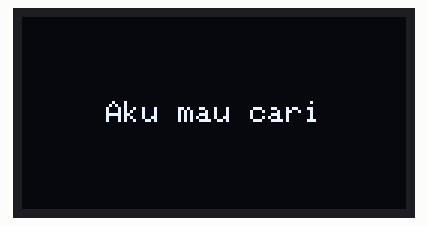
Simulated run of this sketch. Board: Arduino Uno, built with avr-gcc and run on an emulated ATmega328P. Parts: 128×64 one-colour display.

Above: at 0.1 s.
At 8.3 s:
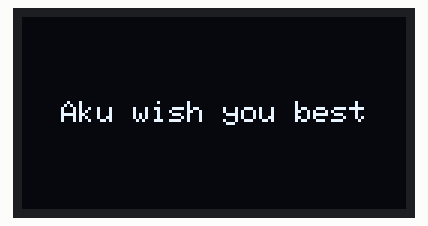
At 12.4 s:
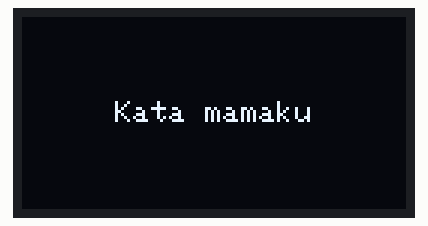
At 16.4 s:
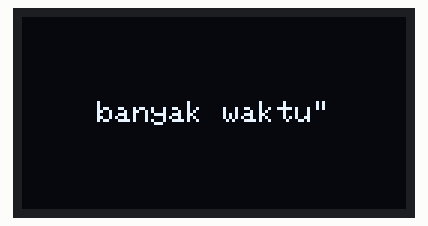
At 24.6 s:
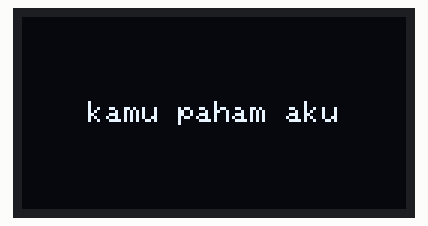
At 32.7 s:
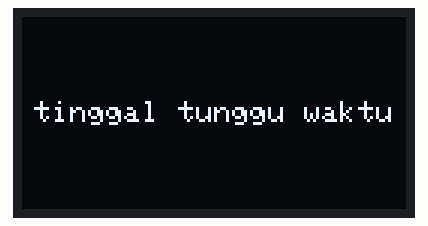

The sketch:

LyricsDisplay.ino
```cpp
#include <Wire.h>
#include <Adafruit_GFX.h>
#include <Adafruit_SSD1306.h>

#define SCREEN_WIDTH 128 // OLED display width, in pixels
#define SCREEN_HEIGHT 64 // OLED display height, in pixels

// Declaration for an SSD1306 display connected to I2C (SDA, SCL pins)
Adafruit_SSD1306 display(SCREEN_WIDTH, SCREEN_HEIGHT, &Wire, -1);

// Lirik bagian cepat
const char* lyrics_fast[] = {
  "Aku mau cari",
  "jalan tengah",
  "Buat kamu, apa",
  "yang nggak bisa?",
  "Ajak kamu ke",
  "angkasa",
  "Go to the moon,",
  "kita berdansa"
};
int lyrics_fast_count = sizeof(lyrics_fast) / sizeof(lyrics_fast[0]);

// Lirik bagian lambat
const char* lyrics_slow[] = {
  "Aku wish you best",
  "Kamu yang the best",
  "Kata mamaku",
  "\"Masih muda,",
  "banyak waktu\"",
  "Ku merasakan apa",
  "yang kaurasakan",
  "Tanpa ragu,",
  "kamu paham aku",
  "Dua jadi satu,",
  "belah hati aku",
  "Aku mau maju,",
  "tinggal tunggu waktu"
};
int lyrics_slow_count = sizeof(lyrics_slow) / sizeof(lyrics_slow[0]);

void setup() {
  // initialize with the I2C addr 0x3C (for the 128x64)
  if(!display.begin(SSD1306_SWITCHCAPVCC, 0x3C)) {
    for(;;); // Don't proceed, loop forever
  }
  display.clearDisplay();
  display.setTextSize(1);
  display.setTextColor(SSD1306_WHITE);
  display.setTextWrap(false);
}

void loop() {
  // Bagian cepat
  for (int i = 0; i < lyrics_fast_count; i++) {
    display.clearDisplay();
    int16_t x1, y1;
    uint16_t w, h;
    display.getTextBounds(lyrics_fast[i], 0, 0, &x1, &y1, &w, &h);
    int x = (SCREEN_WIDTH - w) / 2;
    int y = (SCREEN_HEIGHT - h) / 2;
    display.setCursor(x, y);
    display.println(lyrics_fast[i]);
    display.display();
    delay(1000); // 1 detik per baris
  }

  // Bagian lambat
  for (int i = 0; i < lyrics_slow_count; i++) {
    display.clearDisplay();
    int16_t x1, y1;
    uint16_t w, h;
    display.getTextBounds(lyrics_slow[i], 0, 0, &x1, &y1, &w, &h);
    int x = (SCREEN_WIDTH - w) / 2;
    int y = (SCREEN_HEIGHT - h) / 2;
    display.setCursor(x, y);
    display.println(lyrics_slow[i]);
    display.display();
    delay(2000); // 2 detik per baris
  }
}
```

Measured:
- what the display in image 1 shows lasts 2.0 s, from 8.3 s to 10.3 s
